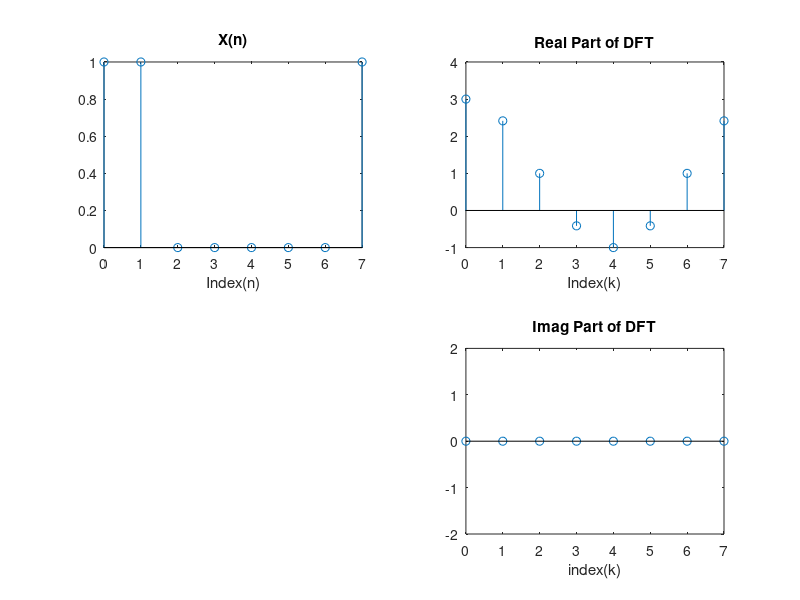

The MATLAB source for this figure:
clear; clc; clf;
N=8; nn=0:(N-1); kk=nn;
xb=[1 1 0 0 0 0 0 1 ];
Xb=fft(xb,N);

 subplot(221); stem(nn,xb);
 title('X(n)');
 xlabel('Index(n)');
 axis([0 7 0 1 ]);
subplot(222);
stem(kk,real(Xb));
title('Real Part of DFT');
xlabel('Index(k)');
axis([0 7 -1 4]);
subplot(224);
stem(kk,imag(Xb));
title('Imag Part of DFT');
xlabel('index(k)');
axis([0 7 -2 2]);